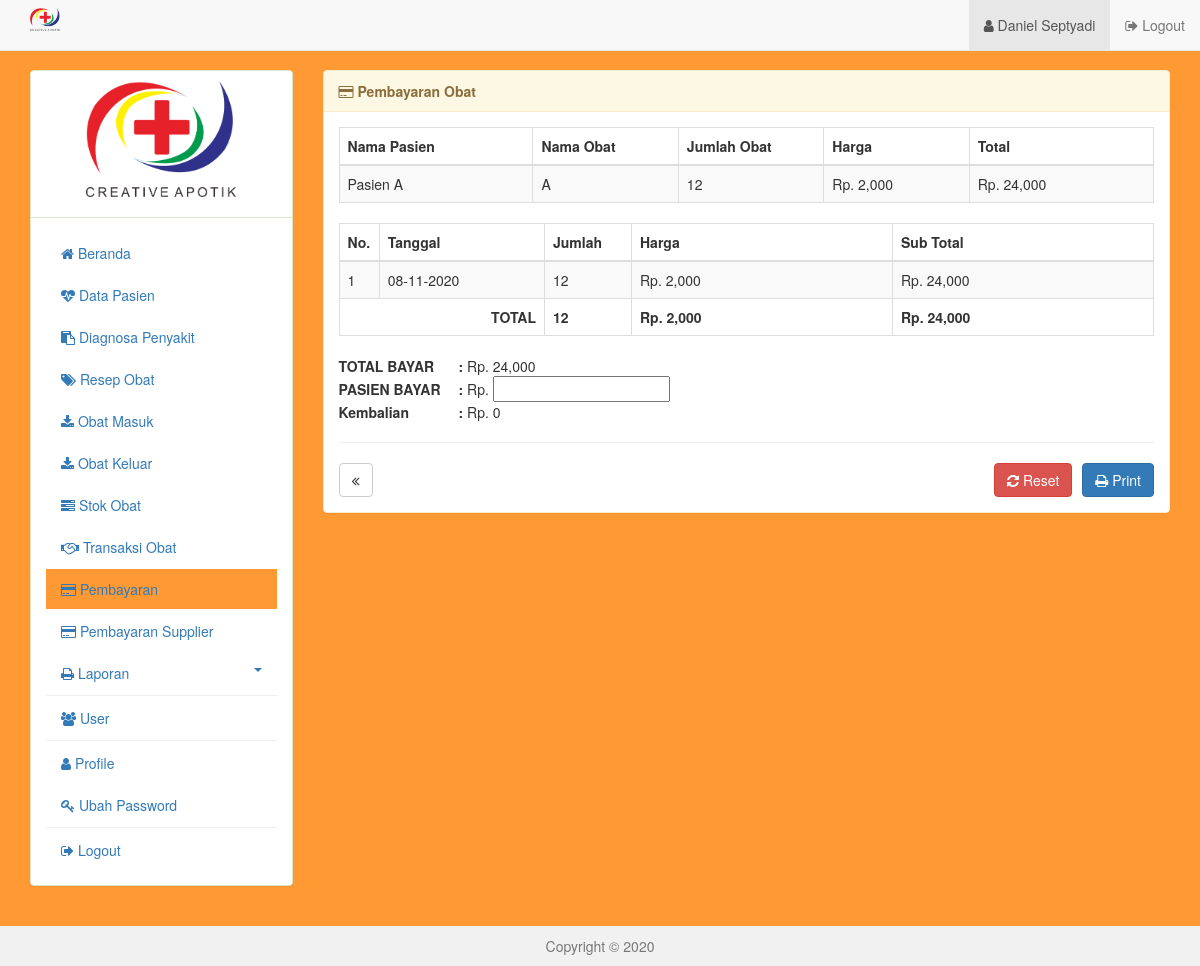
The page /users?menu=pembayaran&aksi=tambah&id=15 (signed in) on the database its author committed.
### tables this page shows
CREATE TABLE `tbl_user` (
  `id_user` int(10) NOT NULL,
  `nama_lengkap` text DEFAULT NULL,
  `jk` enum('Laki-Laki','Perempuan') DEFAULT NULL,
  `tlp` varchar(16) DEFAULT NULL,
  `username` text DEFAULT NULL,
  `password` text DEFAULT NULL,
  `level` text DEFAULT NULL,
  `tgl_user` datetime DEFAULT NULL
);

CREATE TABLE `tbl_transaksi` (
  `id_transaksi` int(10) NOT NULL,
  `id_pasien` int(10) DEFAULT NULL,
  `id_resep` int(10) DEFAULT NULL,
  `id_stok` int(10) DEFAULT NULL,
  `tanggal_transaksi` date DEFAULT NULL
);

CREATE TABLE `tbl_pasien` (
  `id_pasien` int(11) NOT NULL,
  `nama_pasien` varchar(30) DEFAULT NULL,
  `tempat_lahir` varchar(15) DEFAULT NULL,
  `tanggal_lahir` date DEFAULT NULL,
  `jk_pasien` char(1) DEFAULT NULL,
  `umur_pasien` int(3) DEFAULT NULL,
  `alamat_pasien` text DEFAULT NULL,
  `agama` varchar(10) DEFAULT NULL,
  `tlp_pasien` varchar(15) DEFAULT NULL
);

CREATE TABLE `tbl_resep` (
  `id_resep` int(10) NOT NULL,
  `id_pasien` int(10) DEFAULT NULL,
  `id_dokter` int(10) DEFAULT NULL,
  `tanggal_resep` date DEFAULT NULL,
  `nama_obat` varchar(30) DEFAULT NULL,
  `jenis_obat` varchar(5) DEFAULT NULL,
  `keterangan` text DEFAULT NULL
);

CREATE TABLE `tbl_obat_keluar` (
  `id_keluar` int(10) NOT NULL,
  `id_stok` int(10) DEFAULT NULL,
  `id_transaksi` int(10) DEFAULT NULL,
  `tanggal_keluar` date DEFAULT NULL,
  `jumlah_keluar` int(10) DEFAULT NULL
);

CREATE TABLE `tbl_stok` (
  `id_stok` int(10) NOT NULL,
  `id_masuk` int(10) DEFAULT NULL,
  `jumlah_obat` int(8) DEFAULT NULL,
  `harga_jual` int(8) DEFAULT NULL,
  `harga_satuan` int(8) DEFAULT NULL
);

### config/koneksi.php (called while the page is built, shortened)
<?php
function view($data=''){
  $v1 = "Aplikasi Persediaan Obat";
  $v2 = "";
  $v3 = "";
  if ($data=='navbar') {
    $v = "";
  }elseif ($data=='1') {
    $v = $v1;
  }elseif ($data=='2') {
    $v = $v2;
  }elseif ($data=='3') {
    $v = $v3;
  }elseif ($data=='footer') {
    $v = "Copyright &copy; 2020";
  }else {
    $v = "$v1 $v2 $v3";
  }
  return $v;
}
?>

### users/pembayaran/tambah.php (the view, shortened to what this page needs)
<?php
$cek_data = mysqli_query($con, "SELECT * FROM tbl_obat_keluar WHERE id_transaksi='$_GET[id]' ORDER BY id_keluar DESC");
$cek_data2 = mysqli_query($con, "SELECT * FROM tbl_transaksi
  INNER JOIN tbl_pasien ON tbl_pasien.id_pasien=tbl_transaksi.id_pasien
  INNER JOIN tbl_resep ON tbl_resep.id_resep=tbl_transaksi.id_resep
  INNER JOIN tbl_stok ON tbl_stok.id_stok=tbl_transaksi.id_stok
  WHERE tbl_transaksi.id_transaksi='$_GET[id]'
  ORDER BY tbl_transaksi.id_transaksi DESC");
?>
<table class="table table-bordered table-striped table-hover" width="100%">
  <thead>
    <tr>
      <th width="20%">Nama Pasien</th>
      <th width="15%">Nama Obat</th>
      <th width="15%">Jumlah Obat</th>
      <th width="15%">Harga</th>
      <th width="19%">Total</th>
    </tr>
  </thead>
  <tbody>
    <?php
    while ($baris = mysqli_fetch_array($cek_data2)) {
      $query = mysqli_query($con, "SELECT jumlah_keluar FROM tbl_obat_keluar WHERE id_stok='".$baris['id_stok']."'");
      $jml_obat = mysqli_fetch_array($query);
      ?>
      <tr>
      <td><?php echo $baris['nama_pasien']; ?></td>
        <td><?php echo $baris['nama_obat']; ?></td>
        <td><?php echo number_format($jml_obat['jumlah_keluar']); ?></td>
        <td>Rp. <?php echo number_format($baris['harga_satuan']); ?></td>
        <td>Rp. <?php echo number_format($jml_obat['jumlah_keluar'] * $baris['harga_satuan']); ?></td>
      </tr>
    <?php
    } ?>
  </tbody>
</table>
<table class="table table-bordered table-striped table-hover" width="100%">
  <thead>
    <tr>
      <th width="1%">No.</th>
      <th width="19%">Tanggal</th>
      <th width="10%">Jumlah</th>
      <th width="30%">Harga</th>
      <th width="30%">Sub Total</th>
    </tr>
  </thead>
  <tbody>
    <?php
    $no=1; $total=0; $sub_total=0;$t_jumlah=0; $t_total=0;
    while ($baris = mysqli_fetch_array($cek_data)) {
      $q_transaksi = mysqli_query($con, "SELECT id_stok FROM tbl_transaksi WHERE id_transaksi='".$baris['id_transaksi']."'");
      $transaksi = mysqli_fetch_array($q_transaksi);
      $q_stok = mysqli_query($con, "SELECT harga_satuan FROM tbl_stok WHERE id_stok='".$transaksi['id_stok']."'");
      $stok = mysqli_fetch_array($q_stok);
      $sub_total = $baris['jumlah_keluar']*$stok['harga_satuan'];
      ?>
      <tr>
        <td><?php echo $no++; ?></td>
        <td><?php echo date('d-m-Y',strtotime($baris['tanggal_keluar'])); ?></td>
        <td><?php echo number_format($baris['jumlah_keluar']); ?></td>
        <td>Rp. <?php echo number_format($stok['harga_satuan']); ?></td>
        <td>Rp. <?php echo number_format($sub_total); ?></td>
      </tr>
    <?php
    $t_jumlah +=$baris['jumlah_keluar'];
    $t_total +=$stok['harga_satuan'];
    $total+=$sub_total;
    } ?>
  </tbody>
  <tfoot>
    <tr>
      <th colspan="2" class="text-right">TOTAL</th>
      <th><?php echo number_format($t_jumlah); ?></th>
      <th>Rp. <?php echo number_format($t_total); ?></th>
      <th>Rp. <?php echo number_format($total); ?></th>
    </tr>
  </tfoot>
</table>
<form action="" method="post">
<table width="100%">
  <tr>
    <td width="120"><b>TOTAL BAYAR </b></td>
    <td width="1"><b>:</b>&nbsp;</td>
    <td> Rp. <?php echo number_format($total); ?></td>
  </tr>
  <tr>
    <td><b>PASIEN BAYAR </b></td>
    <td><b>:</b>&nbsp;</td>
    <td> Rp. <input type="number" name="pasien_bayar" value="" required autofocus onkeyup="hitung()"></td>
  </tr>
  <tr>
    <td><b>Kembalian </b></td>
    <td><b>:</b>&nbsp;</td>
    <td> Rp. <span id="kembalian">0</span> </td>
  </tr>
</table>
<hr>
<a href="users?menu=pembayaran" class="btn btn-default"><i class="fa fa-angle-double-left"></i> </a>
<button type="submit" class="btn btn-primary" name="btnsimpan" style="float:right"><i class="fa fa-print"></i> Print</button>
<button type="reset" class="btn btn-danger" style="float:right;margin-right:10px;"><i class="fa fa-refresh"></i> Reset</button>
</form>

### users/index.php (shortened to what this page needs)
<?php
include "../config/koneksi.php";
$cek_data = mysqli_query($con, "SELECT * FROM tbl_user WHERE id_user='$_SESSION[id_user]'");
if (mysqli_num_rows($cek_data)==0) {
  echo "<script>window.location='';</script>";
  exit;
}else {
  $nama_akun = mysqli_fetch_array($cek_data)['nama_lengkap'];
}
?>
<!DOCTYPE html>
<html lang="en" dir="ltr">
  <head>
    <link href="assets/css/bootstrap.min.css" rel="stylesheet">
    <link href="assets/css/jquery.dataTables.min.css" rel="stylesheet">
    <link href="assets/css/jquery-ui.css" rel="stylesheet">
    <link href="assets/css/select2.min.css" rel="stylesheet">
    <link href="assets/font-awesome-4.7.0/css/font-awesome.min.css" rel="stylesheet">
    <link href="assets/css/parsley.min.css" rel="stylesheet">
    <link href="assets/css/style.css" rel="stylesheet">
    <link href="assets/css/sticky-footer-navbar.css" rel="stylesheet">
  </head>
  <body style="background:#FF9933;">
    <nav class="navbar navbar-default navbar-fixed-top">
      <div class="container">
        <div class="navbar-header">
          <a class="navbar-x" href="">
            <img src="img/apotek.png" width="30" alt="">
          </a>
        </div>
        <div class="collapse navbar-collapse">
          <ul class="nav navbar-nav navbar-right">
            <li class="active"><a href="users?menu=profile"><i class="fa fa-user"></i> <?php echo $nama_akun; ?></a></li>
            <li><a href="users?menu=logout" onclick="return confirm('Anda Yakin?');"><i class="fa fa-sign-out"></i> Logout</a></li>
          </ul>
        </div>
      </div>
    </nav>
    <div class="container-fluid">
      <div class="col-md-3">
        <?php include "menu.php"; ?>
      </div>
      <div class="col-md-9">
        <?php include "content.php"; ?>
      </div>
    </div>
    <footer class="footer">
      <div class="container">
        <p class="text-muted text-center"><?php echo view('footer'); ?></p>
      </div>
    </footer>
    <link rel="stylesheet" type="text/css" href="assets/plugin/datetimepicker/jquery.datetimepicker.css"/>
  </body>
</html>

### assets/css/sticky-footer-navbar.css (style rules this page uses)
html { position: relative; min-height: 100%; }
body { margin-bottom: 60px; }
.footer { position: absolute; bottom: 0; width: 100%; height: 40px; background-color: #f1f1f1; }
.container .text-muted { margin: 10px 0; }
.footer > .container { padding-right: 15px; padding-left: 15px; }

### users/index.php (style rules this page uses)
.navbar-x { float:left;height: 50px;line-height: 20px;text-decoration:none;color: #FF00FF;font-size:18px;font-weight:bold;padding: 7px 15px; }
.container-fluid { padding-top:70px; }
nav > .container { margin-left:0px;margin-right:0px;width:100% }

### users/menu.php (style rules this page uses)
.active { background:#ff9933;color:#fff; }

### rows shown on the page
tbl_user: nama_lengkap "Daniel Septyadi"
tbl_transaksi: id_pasien.nama_pasien "Pasien A", id_resep.nama_obat "A", tbl_obat_keluar.jumlah_keluar "12", id_stok.harga_satuan "2,000", tbl_obat_keluar.jumlah_keluar "24,000"
tbl_obat_keluar: tanggal_keluar "08-11-2020", jumlah_keluar "12", id_stok.harga_satuan "2,000", jumlah_keluar.harga_satuan "24,000"

### other values the page prints
$t_jumlah "12"
$t_total "2,000"
$total "24,000"
view('footer') "Copyright © 2020"
